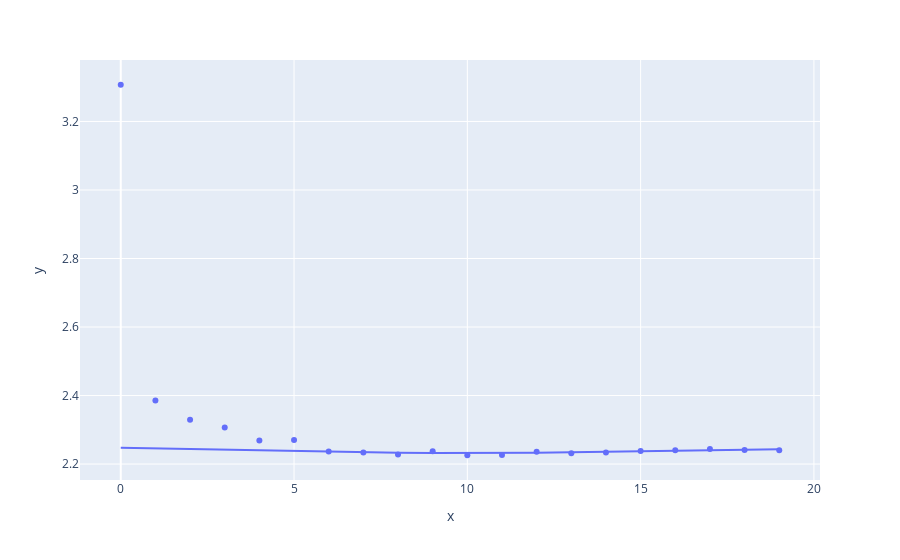

Notebook code cell kept with this figure:
### Code cell
px.scatter(
    x=range(len(lossdevi)),
    y=lossdevi,
    trendline='lowess'
)

### Figure 1 — Plotly figure (JSON) as saved in the notebook; plotly's stock layout.template omitted (floating-point values rounded to 4 significant figures)
{"data": [{"hovertemplate": "x=%{x}<br>y=%{y}<extra></extra>", "legendgroup": "", "marker": {"color": "#636efa", "symbol": "circle"}, "mode": "markers", "name": "", "orientation": "v", "showlegend": false, "type": "scatter", "x": [0, 1, 2, 3, 4, 5, 6, 7, 8, 9, 10, 11, 12, 13, 14, 15, 16, 17, 18, 19], "xaxis": "x", "y": [3.307, 2.386, 2.329, 2.307, 2.269, 2.27, 2.237, 2.234, 2.228, 2.238, 2.226, 2.226, 2.236, 2.232, 2.234, 2.238, 2.241, 2.244, 2.241, 2.24], "yaxis": "y"}, {"hovertemplate": "<b>LOWESS trendline</b><br><br>x=%{x}<br>y=%{y} <b>(trend)</b><extra></extra>", "legendgroup": "", "marker": {"color": "#636efa", "symbol": "circle"}, "mode": "lines", "name": "", "showlegend": false, "type": "scatter", "x": [0, 1, 2, 3, 4, 5, 6, 7, 8, 9, 10, 11, 12, 13, 14, 15, 16, 17, 18, 19], "xaxis": "x", "y": [2.248, 2.246, 2.244, 2.242, 2.24, 2.238, 2.236, 2.234, 2.233, 2.232, 2.232, 2.232, 2.233, 2.234, 2.236, 2.237, 2.239, 2.24, 2.242, 2.243], "yaxis": "y"}], "layout": {"legend": {"tracegroupgap": 0}, "margin": {"t": 60}, "xaxis": {"anchor": "y", "domain": [0, 1], "title": {"text": "x"}}, "yaxis": {"anchor": "x", "domain": [0, 1], "title": {"text": "y"}}}}
